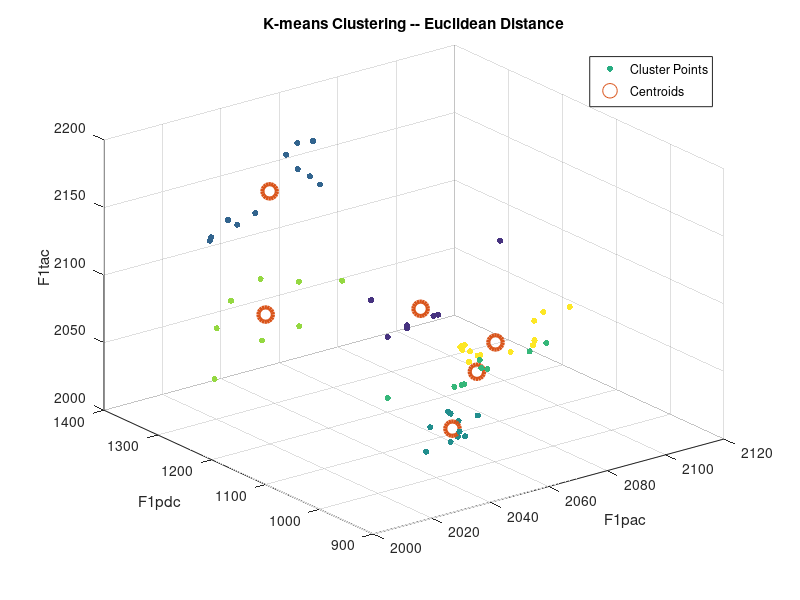

Recreate this plot in MATLAB. (Note: this script raises an error after producing the figure.)
%% Processing data from F1_PVT
% Load the data
load('F1_PVT.mat');

% Initialize arrays to store combined data for each feature
F1pac = [];
F1pdc = [];
F1tac = [];

% Names of the materials in newData
materials = fieldnames(newData);

% Loop through each material
for i = 1:length(materials)
    material = materials{i};

    % Loop through each trial for the material
    for j = 1:10
        trialName = sprintf('Trial%d', j); % Constructing the trial field name
        trialData = newData.(material).(trialName);

        % Combine data for each feature across all materials and trials
        F1pac = [F1pac; trialData.F1pac];
        F1pdc = [F1pdc; trialData.F1pdc];
        F1tac = [F1tac; trialData.F1tac];
    end
end

% Combine features into a single matrix for clustering
dataForClustering = [F1pac, F1pdc, F1tac];

%% D.1.a Perform K-means clustering with k = 6
k = 6;
[clusterIdx, C] = kmeans(dataForClustering, k);

% Visualise the clusters
figure;
scatter3(dataForClustering(:,1), dataForClustering(:,2), dataForClustering(:,3), 20, clusterIdx, 'filled');
hold on;
scatter3(C(:,1), C(:,2), C(:,3), 110, 'kx', 'LineWidth', 3);
title('K-means Clustering -- Euclidean Distance');
xlabel('F1pac');
ylabel('F1pdc');
zlabel('F1tac');
legend('Cluster Points', 'Centroids', 'Location', 'best');
grid on;
hold off
%% D.1.c Perform clustering using kmedoids with Manhattan distance
[clusterIdx, C] = kmedoids(dataForClustering, k, 'Distance', 'cityblock');

% Visualise the clusters
figure;
scatter3(dataForClustering(:,1), dataForClustering(:,2), dataForClustering(:,3), 20, clusterIdx, 'filled');
hold on;
scatter3(C(:,1), C(:,2), C(:,3), 110, 'kx', 'LineWidth', 3);
title('K-means Clustering -- Manhattan Distance');
xlabel('F1pac');
ylabel('F1pdc');
zlabel('F1tac');
legend('Cluster Points', 'Medoids', 'Location', 'best');
grid on;
hold off

%% Processing data (same as B.2.b)
% Load the data
data = load('F1_another.mat');

% Extract the 'extractedData' field
extractedData = data.extractedData;

% Initialize a 19x60 matrix to hold the aggregated data
aggregatedData = zeros(19, 60);

% Column index for inserting data into aggregatedData
columnIndex = 1;

% Get the field names for materials
materialNames = fieldnames(extractedData);

% Loop through each material
for i = 1:length(materialNames)
    % Get the data for this material
    materialData = extractedData.(materialNames{i});

    % Get the trial names for this material
    trialNames = fieldnames(materialData);

    % Loop through each trial
    for j = 1:length(trialNames)
        % Extract the F1Electrodes data from the trial
        trialData = materialData.(trialNames{j}).F1Electrodes;

        % Check if trialData is the expected 19x1 vector
        if isequal(size(trialData), [19, 1])
            % Insert the trial data into the aggregated matrix
            aggregatedData(:, columnIndex) = trialData;

            % Increment the column index
            columnIndex = columnIndex + 1;
        else
            error('Unexpected size of trial data in %s of %s', trialNames{j}, materialNames{i});
        end
    end
end

% Generating Labels for Each Observation
numObservations = size(aggregatedData, 2); % Initialize numObservations

labels = zeros(numObservations, 1); % Initialize labels vector
labelIndex = 1;

for i = 1:length(materialNames)
    numTrialsPerMaterial = length(fieldnames(extractedData.(materialNames{i})));
    
    labels(labelIndex:labelIndex+numTrialsPerMaterial-1) = i; % Assign label i to all trials of material i
    labelIndex = labelIndex + numTrialsPerMaterial; % Update the index for the next material
end
%% B.2.b
% Perform PCA retaining only the first three principal components
[coeff, score, ~, ~, ~] = pca(aggregatedData', 'NumComponents', 3);

materialTypes = {'Acrylic', 'BlackFoam', 'CarSponge', 'FlourSack', 'KitchenSponge', 'SteelVase'};
% Number of unique materials
uniqueMaterials = 6; % Adjust this number based on your actual data

% Generate distinct colors using 'lines'
colors = lines(uniqueMaterials);

% Creating a 3D scatter plot of the transformed data with color coding
figure;
hold on; % Ensure that the plot holds all scatter plots

for i = 1:uniqueMaterials
    start_index = (i-1)*10 + 1; % Adjust if different number of trials per material
    end_index = i*10;           % Adjust if different number of trials per material
    scatter3(score(start_index:end_index,1), score(start_index:end_index,2), score(start_index:end_index,3), 36, colors(i,:), 'filled'); % Adjust size if needed
end

hold off;

xlabel('Principal Component 1');
ylabel('Principal Component 2');
zlabel('Principal Component 3');
title('3D Visualization using the First Three Principal Components');
legend(materialTypes);
grid on;

% Set the view for a 3D plot
view(3);

%% Splitting the PCA-processed data into Training and Test sets
rng(6); % ensure the experiment reesult are same
numObservations = size(score, 1);
numTrain = floor(0.6 * numObservations); % 60% for training

% Generate random indices for training data
randIndices = randperm(numObservations);
trainIndices = randIndices(1:numTrain);
testIndices = randIndices(numTrain+1:end);

% Split the data and labels into training and testing sets
trainData = score(trainIndices, :);
trainLabels = labels(trainIndices);
testData = score(testIndices, :);
testLabels = labels(testIndices);
%% D.2.a find the best number of tree
% identify number of trees we want to test
numTrees_values = 1:50;
accuracy_values = zeros(size(numTrees_values)); % initilization

% train model and test accuracy
for i = 1:length(numTrees_values)
    numTrees = numTrees_values(i);
    baggedModel = TreeBagger(numTrees, trainData, trainLabels, 'Method', 'classification');
    
    % predicy label
    [predictedLabel, score] = predict(baggedModel, testData);
    predictedLabel = str2double(predictedLabel); % transfer
    
    % calculate and save accuracy
    accuracy = sum(predictedLabel == testLabels) / length(testLabels);
    accuracy_values(i) = accuracy;
end

% draw scree graph
figure;
plot(numTrees_values, accuracy_values * 100, '-o'); 
xlabel('Number of Trees in the Ensemble');
ylabel('Accuracy (%)');
title('Accuracy vs. Number of Trees in the Ensemble');
grid on;

% Applying Bagging (Bootstrap Aggregation) with Decision Trees
% Using MATLAB's TreeBagger function to create an ensemble of decision trees
numTrees = 26; % Number of trees in the ensemble
baggedModel = TreeBagger(numTrees, trainData, trainLabels, 'Method', 'classification');

%% D.2.b Visualsing data
% Visualize the first decision tree
figure;
tree1 = baggedModel.Trees{1}; % Extract the first tree from the ensemble
view(tree1, 'Mode', 'graph');

% Visualize the second decision tree
figure;
tree2 = baggedModel.Trees{2}; % Extract the second tree from the ensemble
view(tree2, 'Mode', 'graph');
%% D.2.c Evaluating the Model on the Test Set
% Predict the responses for the test set
[predictedLabels, scores] = predict(baggedModel, testData);

% Convert predictedLabels to the appropriate type if necessary (depending on how 'labels' is formatted)
predictedLabels = str2double(predictedLabels);

% Calculate the confusion matrix
[C, order] = confusionmat(testLabels, predictedLabels);

% Visualize the confusion matrix
figure;
confusionchart(C, order);

% Calculate the accuracy or other performance metrics
accuracy = sum(predictedLabels == testLabels) / length(testLabels);
fprintf('Accuracy of the bagged ensemble on the test set: %.2f%%\n', accuracy * 100);
